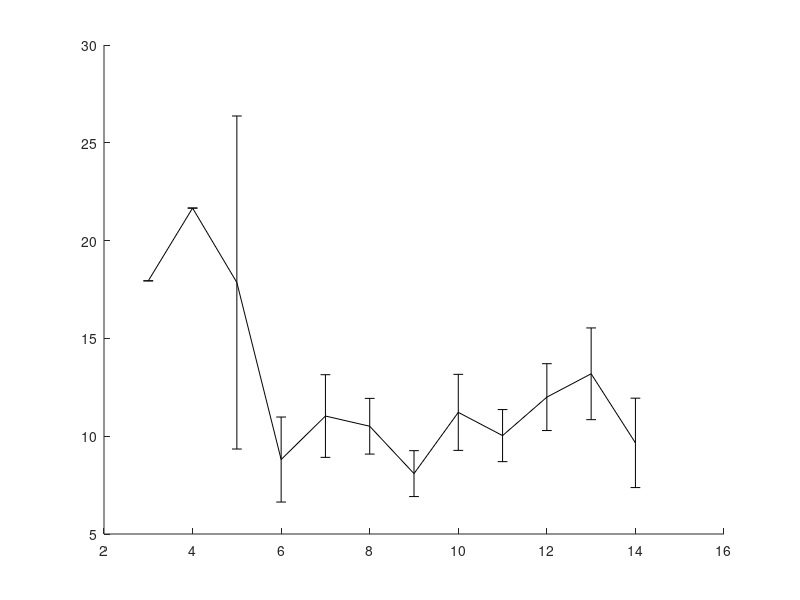

The MATLAB script that drew this image: (Note: this script raises an error after producing the figure.)

% In all trials, d = 2.8
% last updated: 12/12/17

clear all
clc

d = 1.6;


%%
planners = {'CBiRRT','RRT'};
plannerType = planners{2};
switch plannerType
    case 'CBiRRT'
        D = load('Benchmark_CBiRRT_dimpca.txt');
        fprintf('Failures: \t%.1f\n', 100-sum(D(:,2))/size(D,1)*100);
        D = D(D(:,2)==1,:);
        
        Dwo = load('Benchmark_CBiRRT_wo.txt');
        Dwo = Dwo(Dwo(:,1)==1,:);
        t_wo = mean(Dwo(:,3));
        clear Dwo
    case 'RRT'
        %D = load('Benchmark_RRT_envI_knn.txt');
        %D = load('Benchmark_RRT_envI_minTree.txt');
        %D = load('Benchmark_RRT_envI_nnR.txt');
        D = load('Benchmark_RRT_envII_dimpca.txt');
        fprintf('Failures: \t%.1f\n', 100-sum(D(:,2))/size(D,1)*100);
        D = D(D(:,2)==1,:);
        
        Dwo = load('Benchmark_RRT_wo.txt');
        Dwo = Dwo(Dwo(:,1)==1,:);
        t_wo = mean(Dwo(:,3));
        clear Dwo
end

%%
disp(['Results for ' plannerType ':']);

%%
%%

r = sort(unique(D(:,1)));
for i = 1:length(r)
    M = D(D(:,1)==r(i), 1:end);
    t(i) = mean(M(:,4));
    t_ste(i) = std(M(:,4))/sqrt(size(M,1));
end

[tmin, im] = min(t);

%%
h = figure(1);
clf
errorbar(r,t,t_ste,'-k','linewidth',2);
hold on
plot(xlim, t_wo*[1 1], ':k','linewidth',2);
hold off
ylabel('mean runtime [msec]');
xlabel('number of eigenvectors for reconstruction');%'k-nearest neighbors');
legend('w/ PCA','w/o PCA');

%%
fprintf('%d results for each k.\n', floor(size(D,1)/length(r)));
fprintf('k = %.1f provides the minimum runtime of: %.2f sec.\n', r(im), tmin);
fprintf('Best speed-up: %.2f.\n', t_wo/min(t));

